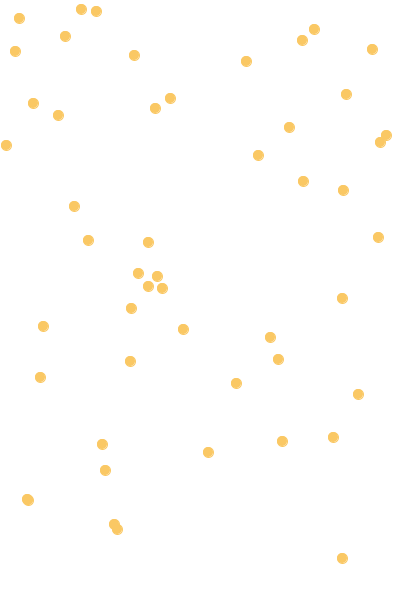
Frame 1 (no input)
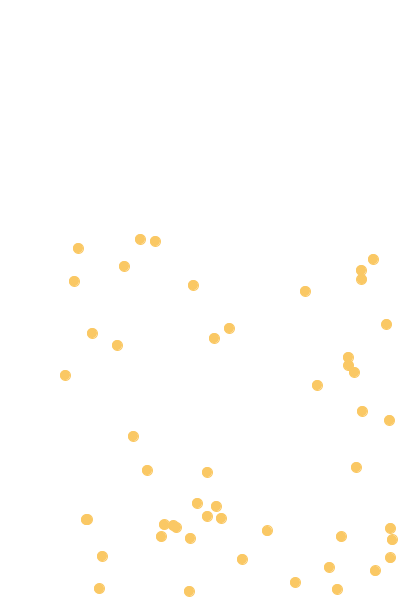
Frame 60 (the mouse pressed at the canvas centre just before this capture)
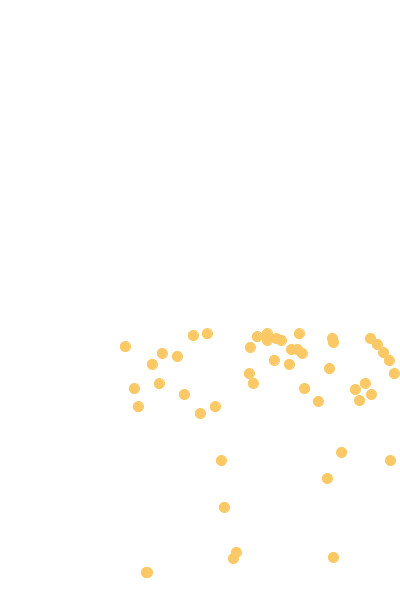
Frame 120 (the mouse held since frame 60 and released just before this capture)

The Processing sketch that drew these frames (run headless with seeded random() and noise(); from frame 60 on, the mouse is pressed at the canvas centre):

// Processing sketch: example_5_9
// ── example_5_9.pde
NCircle[] circles = new NCircle[50];

void setup(){
  size(400, 600);
  int i;
  for (i=0; i<50; i++){
    circles[i] = new NCircle(int(random(0, 400)), int(random(0, 600)));
  }
}

void draw(){
  background(255);
  int i;
  for(i=0; i<50; i++){
    circles[i].display();
    circles[i].move();
  }
}

// ── circle.pde
class NCircle{
  
  float x;
  float y;
  float speedx;
  float speedy;
  float g;
  
  NCircle(int cx, int cy){
    x = cx;
    y = cy;
    speedx = 1;
    speedy = 1;
    g = 0.1;
  }
  
  void display(){
    stroke(250, 200, 100);
    fill(250, 200, 100);
    ellipse(x, y, 10, 10);
  }
    
  void move(){
    x = x + speedx;
    y = y + speedy;
    speedy = speedy + g;
    
    if (x>width-5){
      x = width-5;
      speedx *= -0.95;
    }
    if (x<5){
      x = 5;
      speedx *= -0.95;
    }
    if (y>height-5){
      y = height-5;
      speedy *= -0.95;
    }
    if (y<5){
      y = 5;
      speedy *= -0.95;
    }
  }
}
